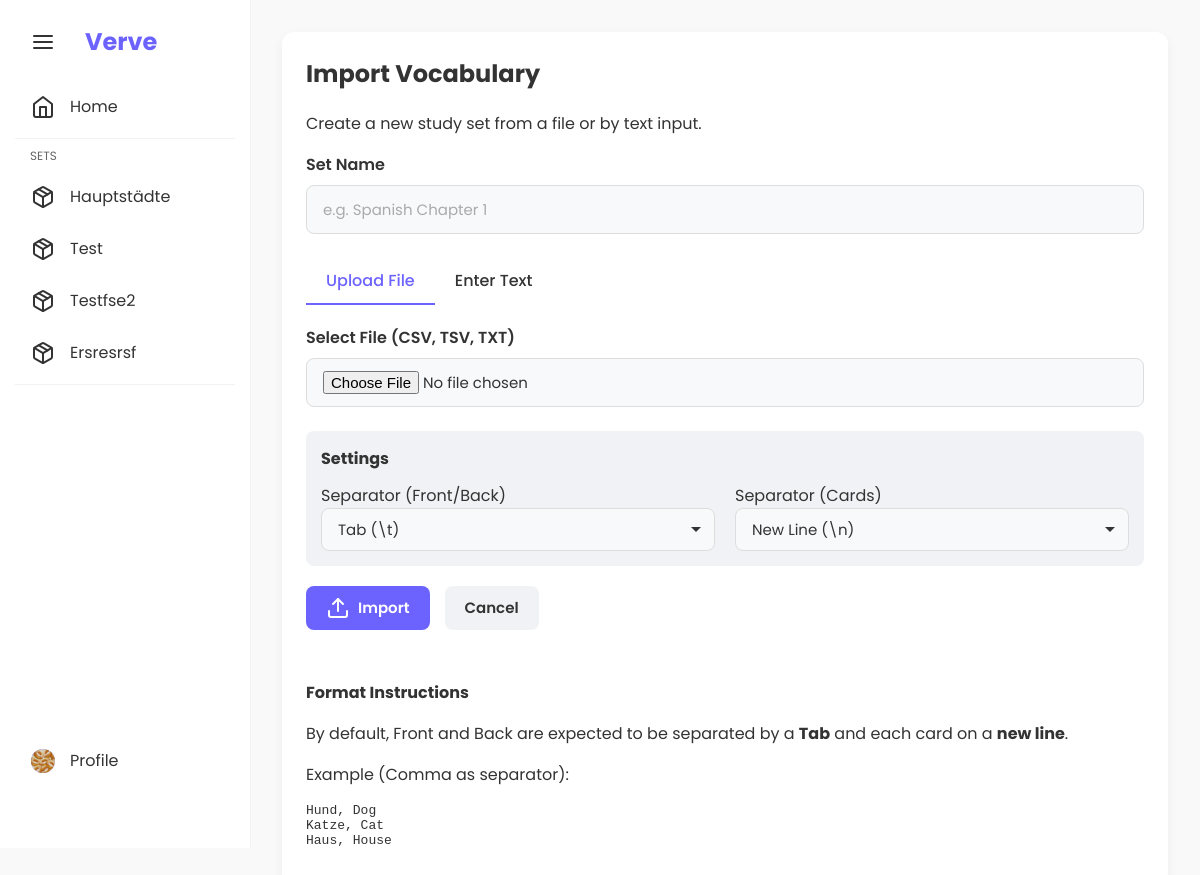
/import (signed in), run on the app's committed database.
### app/models/vocab_set.py (models this page shows, shortened)
class VocabSet(db.Model):
    __tablename__ = 'vocab_sets'
    id = db.Column(db.Integer, primary_key=True)
    name = db.Column(db.String(100), nullable=False)
    user_id = db.Column(db.Integer, db.ForeignKey('users.id'), nullable=True)  # None for shared sets
    is_shared = db.Column(db.Boolean, nullable=False, default=False)
    created_at = db.Column(db.DateTime, nullable=False, default=datetime.now)
    updated_at = db.Column(db.DateTime, nullable=False, default=datetime.now, onupdate=datetime.now)
    cards = db.relationship('Card', backref='vocab_set', lazy=True, cascade='all, delete-orphan')
    def get_due_cards(self) -> List['Card']:
        from app.models.card import Card
        return [card for card in self.cards if card.is_due()]
    def get_statistics(self) -> dict:
        level_counts = {}
        for card in self.cards:
            level = card.level
            level_counts[level] = level_counts.get(level, 0) + 1
        return {
            'total_cards': len(self.cards),
            'level_counts': level_counts,
            'due_cards': len(self.get_due_cards())
        }

### app/models/user.py (models this page shows, shortened)
class User(UserMixin, db.Model):
    __tablename__ = 'users'
    id = db.Column(db.Integer, primary_key=True)
    username = db.Column(db.String(50), unique=True, nullable=False, index=True)
    email = db.Column(db.String(120), unique=True, nullable=False, index=True)
    password_hash = db.Column(db.String(128), nullable=False)
    created_at = db.Column(db.DateTime, nullable=False, default=datetime.now)
    avatar_file = db.Column(db.String(120), nullable=True)
    vocab_sets = db.relationship('VocabSet', backref='user', lazy=True,
                                foreign_keys='VocabSet.user_id')

### app/routes/main.py (the view, shortened to what this page needs)
@main_bp.route("/import", methods=["GET", "POST"])
@login_required
def import_set():
    sets = VocabService.get_all_set_names(current_user.id)
    sidebar_collapsed = request.cookies.get('sidebar_collapsed', 'false') == 'true'
    return render_template(
        "import.html",
        sets=sets,
        sidebar_collapsed=sidebar_collapsed,
        current_user=current_user
    )

### app/__init__.py (called while the page is built)
def setup_login_manager(app: Flask) -> None:
    from flask_login import LoginManager
    from app.models import User
    login_manager = LoginManager()
    login_manager.init_app(app)
    login_manager.login_view = 'auth.login'
    login_manager.login_message = 'Bitte melden Sie sich an, um auf diese Seite zuzugreifen.'
    @login_manager.user_loader
    def load_user(user_id):
        return User.query.get(int(user_id))

### app/models/card.py (called while the page is built)
    def is_due(self) -> bool:
        return self.next_review <= datetime.now()

### app/services/vocab_service.py (called while the page is built)
    @staticmethod
    def get_all_set_names(user_id: int) -> List[Dict]:
        vocab_sets = VocabSet.query.filter(VocabSet.user_id == user_id).all()
        result = []
        for vs in vocab_sets:
            level_counts = vs.get_statistics()['level_counts']
            max_level = max(level_counts.items(), key=lambda x: x[1])[0] if level_counts else 1
            result.append({
                'id': vs.id,
                'name': vs.name,
                'is_shared': vs.is_shared,
                'card_count': len(vs.cards),
                'due_count': len(vs.get_due_cards()),
                'level_counts': level_counts,
                'max_level': max_level
            })
        return result

### templates/import.html (shortened to what this page needs)
{% extends "base.html" %}
{% block content %}
<div class="container">
    <div class="card">
        <div class="card-header">
            <h2>Import Vocabulary</h2>
            <p>Create a new study set from a file or by text input.</p>
        </div>
        <form method="POST" enctype="multipart/form-data" class="import-form" id="importForm">
            <div class="form-group">
                <label for="set_name">Set Name</label>
                <input type="text" id="set_name" name="set_name" class="form-control" required
                    placeholder="e.g. Spanish Chapter 1">
            </div>
            <div class="import-tabs">
                <div class="tab active" onclick="switchTab('file')">Upload File</div>
                <div class="tab" onclick="switchTab('text')">Enter Text</div>
            </div>
            <div id="file-section" class="import-section">
                <div class="form-group">
                    <label for="file">Select File (CSV, TSV, TXT)</label>
                    <div class="file-upload-wrapper">
                        <input type="file" id="file" name="file" accept=".csv,.tsv,.txt" class="form-control">
                    </div>
                </div>
            </div>
            <div class="separator-settings">
                <h3>Settings</h3>
                <div class="row">
                    <div class="col">
                        <label for="field_separator">Separator (Front/Back)</label>
                        <select id="field_separator" name="field_separator" class="form-control separator-select"
                            onchange="toggleCustom('field'); updatePreview()">
                            <option value="\t">Tab (\t)</option>
                        </select>
                    </div>
                    <div class="col">
                        <label for="card_separator">Separator (Cards)</label>
                        <select id="card_separator" name="card_separator" class="form-control separator-select"
                            onchange="toggleCustom('card'); updatePreview()">
                            <option value="\n">New Line (\n)</option>
                        </select>
                    </div>
                </div>
            </div>
            <div class="form-actions">
                <button type="submit" class="btn btn-primary">
                    <i data-feather="upload"></i> Import
                </button>
                <a href="{{ url_for('main.index') }}" class="btn btn-secondary">Cancel</a>
            </div>
        </form>
        <div class="import-instructions">
            <h3>Format Instructions</h3>
            <p>By default, Front and Back are expected to be separated by a <strong>Tab</strong> and each card on a
                <strong>new line</strong>.
            </p>
            <p>Example (Comma as separator):</p>
            <pre>Hund, Dog
Katze, Cat
Haus, House</pre>
        </div>
    </div>
</div>
{% endblock %}

### templates/base.html (shortened to what this page needs)
<!DOCTYPE html>
<html lang="en">
<head>
    <link rel="stylesheet" href="{{ url_for('static', filename='css/style.css') }}">
</head>
<body>
    <div class="sidebar {% if sidebar_collapsed %}collapsed{% endif %}">
        <div class="sidebar-header">
            <button class="sidebar-toggle"><i data-feather="menu"></i></button>
            <span class="sidebar-brand">Verve</span>
        </div>
        <ul class="sidebar-nav">
            <li><a href="{{ url_for('main.index') }}"><i data-feather="home"></i><span>Home</span></a></li>
            <li class="sidebar-separator"></li>
            <li class="sidebar-nav-header"><span>Sets</span></li>
            {% for set in sets %}
            <li>
                <a href="{{ url_for('main.set_overview', set_id=set.id) }}">
                    <i data-feather="package"></i>
                    <span>
                        {{ set.name.replace('_', ' ') | title }}
                    </span>
                </a>
            </li>
            {% endfor %}
            <li class="sidebar-separator"></li>
        </ul>
        {% if current_user.is_authenticated %}
        <div class="sidebar-profile-bottom">
            <a href="{{ url_for('auth.profile') }}" class="profile-link-bottom">
                <div class="sidebar-avatar">
                    {% if current_user.avatar_file %}
                    <img src="{{ url_for('static', filename=current_user.avatar_file) }}" alt="Avatar"
                        style="width: 100%; height: 100%; object-fit: cover; border-radius: 50%;">
                    {% else %}
                    {{ current_user.username[0].upper() }}
                    {% endif %}
                </div>
                <span>Profile</span>
            </a>
        </div>
        {% endif %}
    </div>
    <div class="main-content {% if sidebar_collapsed %}collapsed{% endif %}">
        {% block content %}{% endblock %}
    </div>
</body>
</html>

### templates/import.html (style rules this page uses)
.import-tabs { display: flex; margin-bottom: 20px; border-bottom: 1px solid var(--border-color); }
.tab { padding: 10px 20px; cursor: pointer; border-bottom: 2px solid transparent; font-weight: 500; }
.tab.active { border-bottom-color: var(--primary-color); color: var(--primary-color); }
.separator-settings { margin-top: 15px; padding: 15px; background-color: var(--secondary-color); border-radius: var(--radius-md); }
.separator-settings h3 { font-size: 16px; margin-top: 0; margin-bottom: 12px; }
.row { display: flex; gap: 20px; }
.col { flex: 1; }
.separator-select { appearance: none; background-repeat: no-repeat; background-position: right 12px center; padding-right: 36px; }
.import-instructions { margin-top: 30px; padding-top: 20px; border-top: 1px solid var(--border-color); }
.import-instructions h3 { font-size: 16px; margin-bottom: 10px; }
.form-actions { display: flex; gap: 15px; margin-top: 20px; }

### data on the page
VocabSet: name.replace "Hauptstädte"
VocabSet: name.replace "Test"
VocabSet: name.replace "Testfse2"
VocabSet: name.replace "Ersresrsf"
User: avatar_file (picture)
